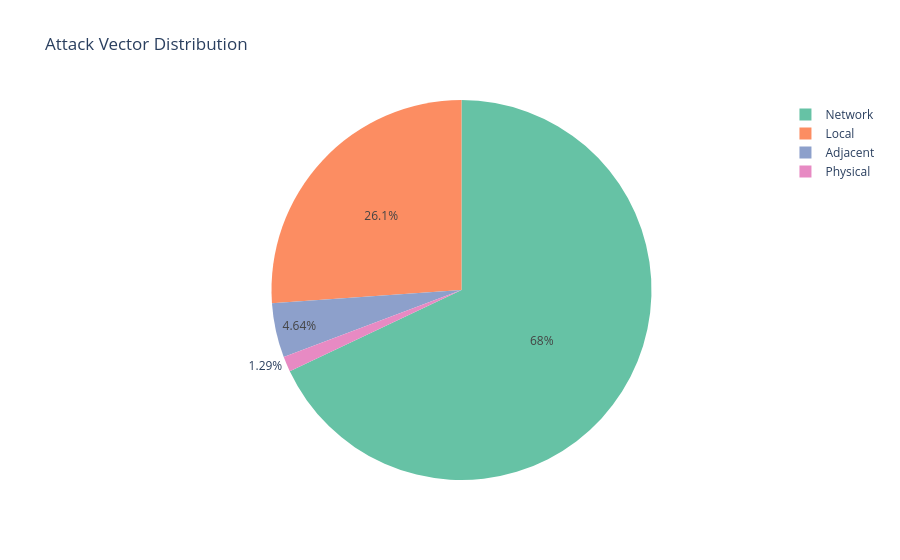

The cell this chart's notebook holds for it:
### Markdown cell above
## 5. Attack Vector Analysis

### Code cell
# Parse Attack Vector string (CVSS vector string format)
def parse_attack_vector(av_string):
    """Extract attack vector type from CVSS vector string."""
    if not isinstance(av_string, str):
        return 'Unknown'
    if 'AV:N' in av_string:
        return 'Network'
    elif 'AV:A' in av_string:
        return 'Adjacent'
    elif 'AV:L' in av_string:
        return 'Local'
    elif 'AV:P' in av_string:
        return 'Physical'
    return 'Unknown'

df['Attack_Vector_Type'] = df['Attack Vector'].apply(parse_attack_vector)

av_counts = df['Attack_Vector_Type'].value_counts()
fig = px.pie(values=av_counts.values, names=av_counts.index,
             title='Attack Vector Distribution',
             color_discrete_sequence=px.colors.qualitative.Set2)
fig.show()

print("\nAttack Vector Distribution:")
for av, count in av_counts.items():
    print(f"  {av}: {count} ({count/len(df)*100:.1f}%)")

### Figure 1 — Plotly figure (JSON) as saved in the notebook; plotly's stock layout.template omitted (floating-point values rounded to 4 significant figures)
{"data": [{"domain": {"x": [0, 1], "y": [0, 1]}, "hovertemplate": "label=%{label}<br>value=%{value}<extra></extra>", "labels": ["Network", "Local", "Adjacent", "Physical"], "legendgroup": "", "name": "", "showlegend": true, "type": "pie", "values": [893, 343, 61, 17]}], "layout": {"legend": {"tracegroupgap": 0}, "piecolorway": ["rgb(102,194,165)", "rgb(252,141,98)", "rgb(141,160,203)", "rgb(231,138,195)", "rgb(166,216,84)", "rgb(255,217,47)", "rgb(229,196,148)", "rgb(179,179,179)"], "title": {"text": "Attack Vector Distribution"}}}
